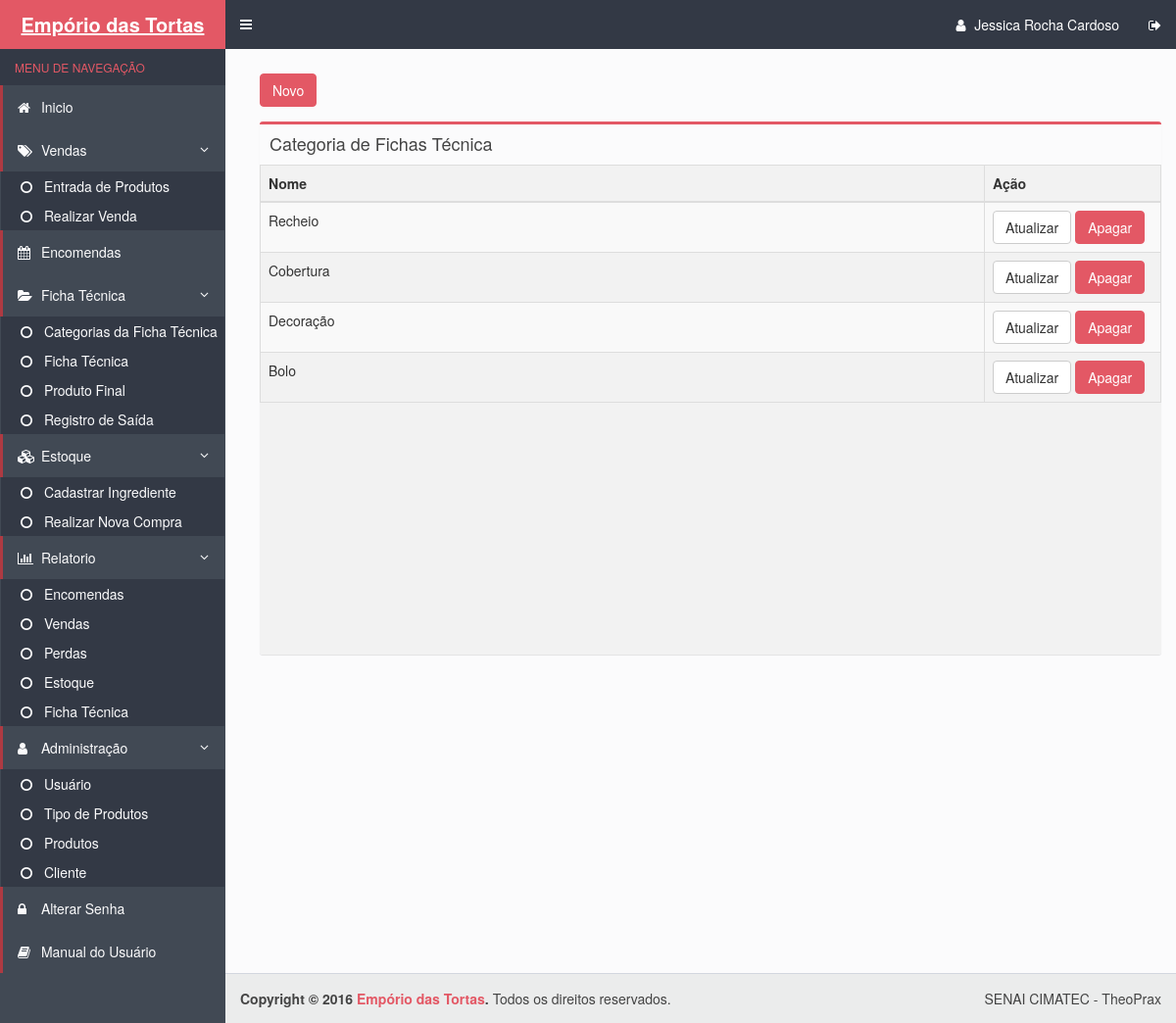
Screenshot of /categoria_ficha_tecnica.php (signed in) with the database file from the repository.
### tables this page shows
CREATE TABLE IF NOT EXISTS `categoriafichatecnica` (
  `codigo` int(11) NOT NULL AUTO_INCREMENT,
  `nome` varchar(65) NOT NULL,
  PRIMARY KEY (`codigo`)
);

### categoria_ficha_tecnica.php (the view, shortened to what this page needs)
<!DOCTYPE html>
<html>
  <head>
    <link rel="stylesheet" href="bootstrap/css/bootstrap.min.css">
    <link rel="stylesheet" href="bootstrap/css/bootstrap.css">
    <link rel="stylesheet" href="https://maxcdn.bootstrapcdn.com/font-awesome/4.4.0/css/font-awesome.min.css">
    <link rel="stylesheet" href="https://code.ionicframework.com/ionicons/2.0.1/css/ionicons.min.css">
    <link rel="stylesheet" href="dist/css/AdminLTE.css">
    <link rel="stylesheet" href="dist/css/skins/skin-blue.css">
  </head>
  <body class="hold-transition skin-blue sidebar-mini">
    <div class="wrapper">
      <?php include_once("includes/header.php") ?>
      <?php include_once("includes/menu.php") ?>
      <div class="content-wrapper">
        <section class="content">
        <div class="row">
            <div class="col-xs-12">
         <a class="btn btn-danger" href="forms/cadastrar_categoria_ficha_tecnica.php">Novo</a>
          <section class="content-header">
          </section>
              <div class="box">
                <div class="box-header">
                  <h3 class="box-title">Categoria de Fichas Técnica</h3>
                </div>
                <div class="box-body table-responsive no-padding" id="scroll">
                  <table id="example" class="views-table cols-6 table table-striped table-bordered">
         <thead>
      <tr>
                  <th class="views-field views-field-id">
            Nome          </th>
                  <th class="views-field views-field-field-nome">
            Ação         </th>
    </thead>
    <tbody>
      <?php
      $pdo = Database::connect();
      $sql = "SELECT * from categoriafichatecnica"
      ;
      foreach ($pdo->query($sql) as $row) {
        echo '<tr>';
        echo '<td>'. $row['nome'] . '</td>';
        echo '<td width=180>';
        echo '<a class="btn btn-default" href="forms/Atualizar_categoria_ficha_tecnica.php?id='.$row['codigo'].'">Atualizar</a>';
        echo '<a class="btn btn-danger" href="DAO/Excluir_categoria_ficha_tecnica_DAO.php?id='.$row['codigo'].'">Apagar</a>';
        echo '</td>';
        echo '</tr>';
      }
      ?>
    </tbody>
</table>
                </div>
              </div>
            </div>
          </div>
        </section>
      </div>
      <?php include_once("includes/footer.php") ?>
  <link rel="stylesheet" type="text/css" href="css/bootstrap.css">
    <link rel="stylesheet" type="text/css" href="css/dataTables.bootstrap.min.css">
  </body>
</html>

### rows the page displays
categoriafichatecnica: nome "Recheio"
categoriafichatecnica: nome "Cobertura"
categoriafichatecnica: nome "Decoração"
categoriafichatecnica: nome "Bolo"

### other values shown
$_SESSION['UsuarioNome'] "Jessica Rocha Cardoso"
